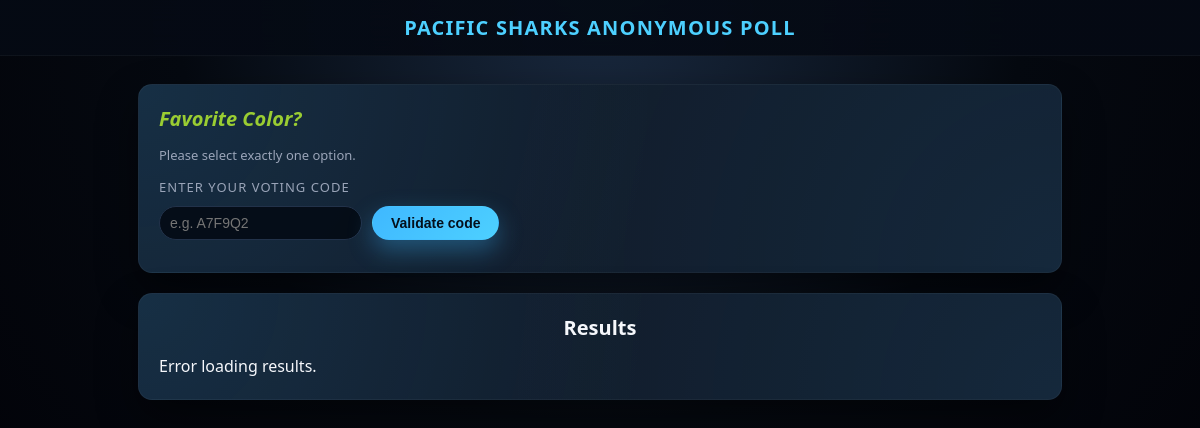
Page /poll/2 on the earlier database version.
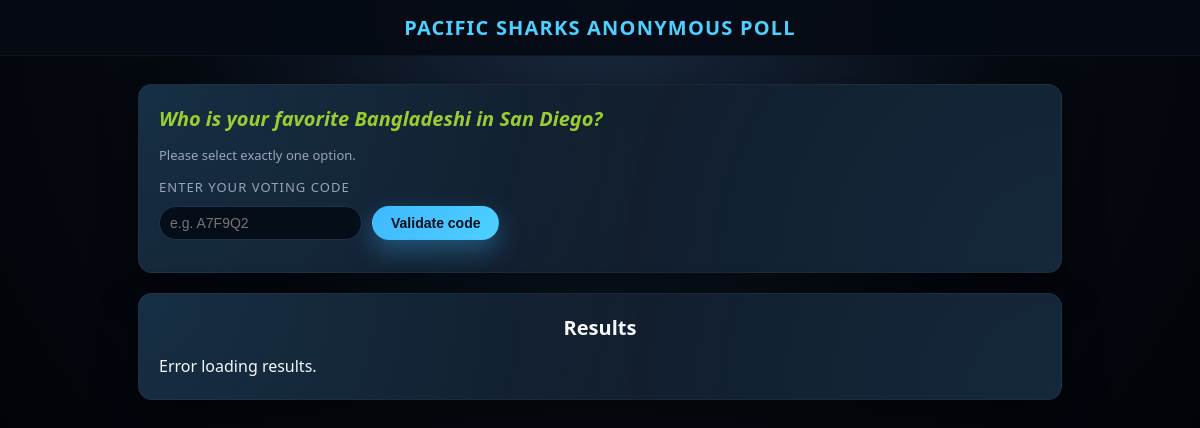
Same page on the later database version.
### tables this page shows
CREATE TABLE polls (
    id INTEGER PRIMARY KEY AUTOINCREMENT,
    question TEXT NOT NULL,
    multiple_allowed INTEGER NOT NULL DEFAULT 0,
    max_choices INTEGER DEFAULT NULL,
    hide_results INTEGER NOT NULL DEFAULT 0
);

### backend/app.py (the view)
@app.route("/poll/<int:poll_id>")
def poll_view(poll_id):
    db = get_db()
    poll = db.execute(
        """
        SELECT id, question, multiple_allowed, max_choices, hide_results
        FROM polls
        WHERE id = ?
        """,
        (poll_id,),
    ).fetchone()
    if not poll:
        return "Poll not found", 404
    options = db.execute(
        "SELECT id, option_text FROM options WHERE poll_id = ? ORDER BY id", (poll_id,)
    ).fetchall()
    return render_template("poll.html", poll=poll, options=options)

### backend/app.py (called while the page is built)
def get_db():
    if "db" not in g:
        g.db = sqlite3.connect(DB_PATH)
        g.db.row_factory = sqlite3.Row
    return g.db

### frontend/templates/poll.html (shortened to what this page needs)
<!doctype html>
<html lang="en">
  <head>
    <link
      rel="stylesheet"
      href="{{ url_for('static', filename='style.css') }}"
    />
  </head>
  <body class="page">
    <header class="top-bar">
      <div class="brand">Pacific Sharks Anonymous Poll</div>
    </header>
    <main class="content">
      <section class="card">
        <h1 class="card-title" id="poll-question">{{ poll.question }}</h1>
        {% if poll.multiple_allowed %}
        <p class="muted">
          You may select {% if poll.max_choices %} up to
          <strong>{{ poll.max_choices }}</strong> options. {% else %} multiple
          options. {% endif %}
        </p>
        {% else %}
        <p class="muted">Please select exactly one option.</p>
        {% endif %}
        <div class="field-label">Enter your voting code</div>
        <div class="field-row">
          <input
            type="text"
            id="code-input"
            class="field-input-inline"
            placeholder="e.g. A7F9Q2"
          />
          <button id="validate-code" class="btn btn-primary" type="button">
            Validate code
          </button>
        </div>
      </section>
      <section class="card">
        <h2 class="card-title" id="results-header">Results</h2>
        <div class="results" id="results"></div>
      </section>
    </main>
  </body>
</html>

Differences in the rows shown:
changed polls: question "Favorite Color?" → "Who is your favorite Bangladeshi in San Diego?"
